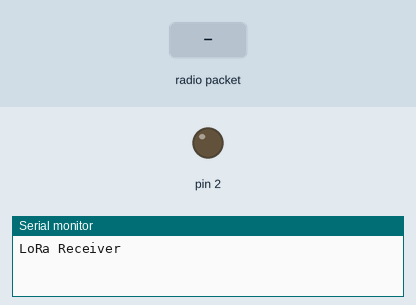
Recording of a sketch running on a simulated Arduino Uno, built with avr-gcc and run on an emulated ATmega328P. On the bench: output pins drawn as LEDs (lit = HIGH), the last lines printed to the serial monitor. The test bench sets the inputs (shaded band). No radio packets arrive unless stated.

Above: at 1.2 s.
1.3 s: radio packet "1" arrives
At 1.9 s:
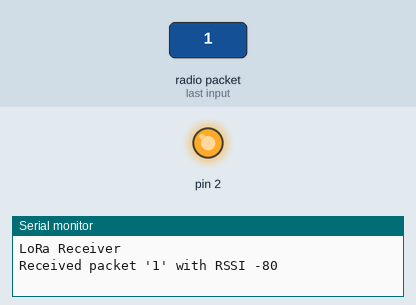
2.8 s: radio packet "0" arrives
At 4.0 s:
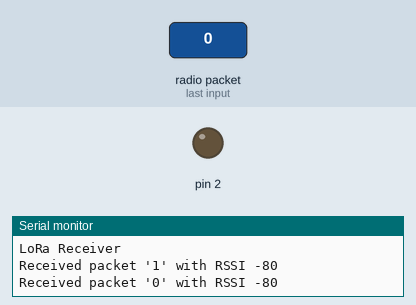
4.3 s: radio packet "2" arrives
At 5.4 s:
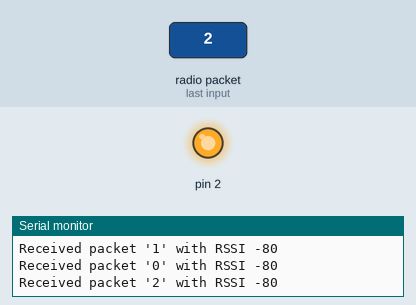
Timing chart, 0 to 7.3 s (numbered marks = the images above; inputs shaded):
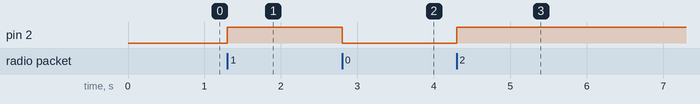

Measured:
- after the input at 1.3 s, pin 2: LOW → HIGH at once
- after the input at 2.8 s, pin 2: HIGH → LOW at once
- after the input at 4.3 s, pin 2: LOW → HIGH at once

The sketch:

lors_Rcv_868_nm.ino
```cpp
#include <SPI.h>
#include <LoRa.h>

const int csPin = 15;
const int resetPin = 0;
const int irqPin = 4;
int state=0;
int SyncWord = 0x22;

void setup() {
  pinMode(2,OUTPUT);
  Serial.begin(9600);
  while (!Serial);

  Serial.println("LoRa Receiver");
  LoRa.setPins(csPin, resetPin, irqPin);

  if (!LoRa.begin(866E6)) {
    Serial.println("Starting LoRa failed!");
    while (1);
  }
  LoRa.setSpreadingFactor(12);
  LoRa.setSignalBandwidth(62.5E3);
  LoRa.setCodingRate4(8);
  LoRa.setSyncWord(SyncWord);

}

void loop() {
  // try to parse packet
  int packetSize = LoRa.parsePacket();
  if (packetSize) {
    // received a packet
    Serial.print("Received packet '");

    // read packet
    while (LoRa.available()) {
      Serial.print((char)LoRa.read());
    }

    // print RSSI of packet
    Serial.print("' with RSSI ");
    Serial.println(LoRa.packetRssi());
    state=!state;
    digitalWrite(2,state);
  }
}
```
